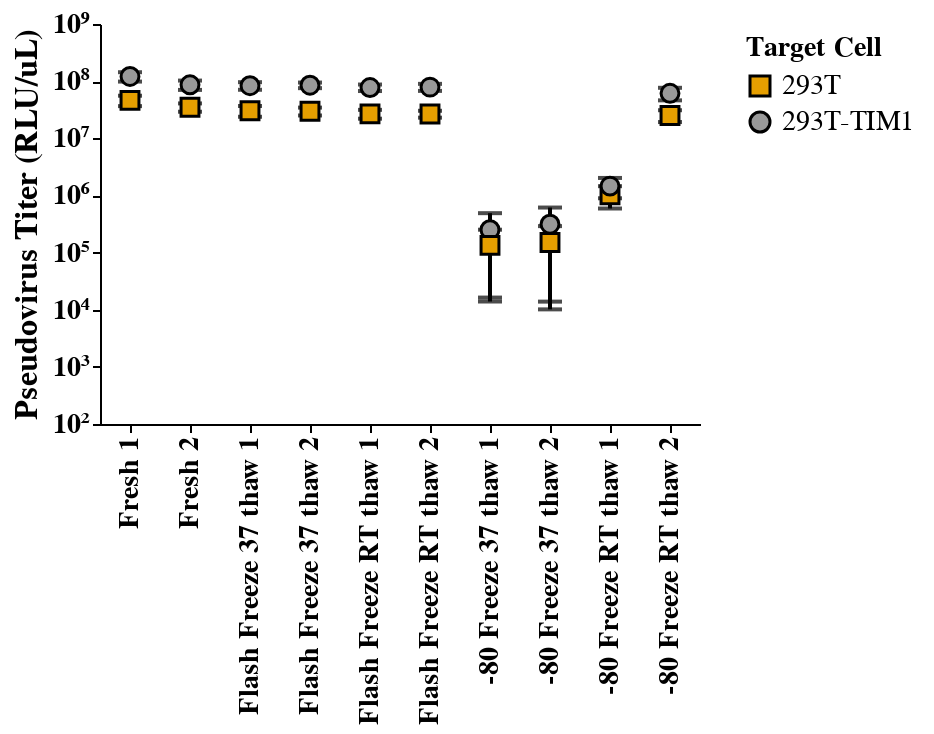

Notebook cell for this chart:
### Code cell
# Ensure category consistency and remove spaces
df_agg_exp2['virus'] = df_agg_exp2['virus'].str.strip()

# Create an explicit numerical order for sorting
virus_order_dict = {virus: i for i, virus in enumerate(virus_order)}
df_agg_exp2['virus_order'] = df_agg_exp2['virus'].map(virus_order_dict)

# Sort DataFrame before passing it to Altair
df_agg_exp2 = df_agg_exp2.sort_values('virus_order')

# Define color and shape mappings
color_mapping = {
    "293T": "#E69F00",       # Orange
    "293T-TIM1": "#999999"   # Gray
}

shape_mapping = {
    "293T": "square",        # Square for 293T
    "293T-TIM1": "circle"    # Circle for 293T-TIM1
}

# Define tick positions
log_ticks = [10**i for i in range(2, 10)]  # 10^2 to 10^9

# Manually define labels using Unicode superscripts
log_labels = ["10²", "10³", "10⁴", "10⁵", "10⁶", "10⁷", "10⁸", "10⁹"]

# Format label expression correctly for JavaScript
label_expr = "{ " + ", ".join(f"{i}: '{v}'" for i, v in enumerate(virus_order)) + " }[datum.value]"

# Base chart with explicit sorting
base = alt.Chart(df_agg_exp2).encode(
    x=alt.X(
        'virus_order:O',  # Use numerical order for sorting
        title='',
        axis=alt.Axis(
            labelAngle=270,
            labelFontSize=14,
            labelFontWeight='bold',
            titleFontSize=16,
            titleFontWeight='bold',
            values=list(range(len(virus_order))),  # Ensures Altair keeps labels
            labelExpr=label_expr  # Maps back to virus names
        )
    ),
     y = alt.Y(
        'mean_RLU_uL:Q',
        title='Pseudovirus Titer (RLU/uL)',
        scale=alt.Scale(type='log', domain=[100, df_agg_exp2['upper_RLU_uL'].max()]),
        axis=alt.Axis(
            labelFontSize=14,
            labelFontWeight='bold',
            titleFontSize=16,
            titleFontWeight='bold',
            values=log_ticks,  # Force log ticks
            labelExpr="{ " + ", ".join(f"{v}: '{label}'" for v, label in zip(log_ticks, log_labels)) + " }[datum.value]"
        ),
    ),
    color=alt.Color(
        'cell line:N',
        scale=alt.Scale(domain=list(color_mapping.keys()), range=list(color_mapping.values())),
        legend=alt.Legend(title='Target Cell')
    ),
    shape=alt.Shape(
        'cell line:N',
        scale=alt.Scale(domain=list(shape_mapping.keys()), range=list(shape_mapping.values())),
        legend=alt.Legend(title='Target Cell')
    ),
    tooltip=[
        alt.Tooltip('virus:N', title='Virus'),
        alt.Tooltip('cell line:N', title='Target Cell'),
        alt.Tooltip('mean_RLU_uL:Q', title='Pseudovirus Titer (RLU/uL)'),
        alt.Tooltip('std_RLU_uL:Q', title='Standard Deviation')
    ]
)

# Points for the mean with fixed shape encoding and black outline
points = base.mark_point(
    size=80, filled=True, opacity=1, stroke='black', strokeWidth=1.5  # Adds black outline
).add_params(hover)

# Highlight nearest point (still on top)
highlight = base.transform_filter(hover).mark_circle(size=200, color="red")

# Error bars with black color (added first to appear behind)
error_bars = alt.Chart(df_agg_exp2).mark_rule(size=2, color='black').encode(
    x='virus_order:O',
    y='lower_RLU_uL:Q',
    y2='upper_RLU_uL:Q'
)

# Error bar caps with black color (added before points to stay behind)
error_caps = (
    alt.Chart(df_agg_exp2).mark_tick(size=12, thickness=2, orient='horizontal', color='black').encode(
        x='virus_order:O',
        y='lower_RLU_uL:Q'
    ) +
    alt.Chart(df_agg_exp2).mark_tick(size=12, thickness=2, orient='horizontal', color='black').encode(
        x='virus_order:O',
        y='upper_RLU_uL:Q'
    )
)

# Combine layers ensuring error bars & caps are behind points
combined_chart = (error_bars + error_caps + points + highlight).properties(
    width=300,
    height=200
).configure_axis(
    labelFontSize=8,  # Apply globally to be safe
    labelFontWeight='bold',
    titleFontSize=12,
    titleFontWeight='bold',
    grid=False
).configure_view(
    strokeWidth=2
)

combined_chart.save("03_output/plots/Titer_Freeze1.html")

# Display the chart
combined_chart

### Figure 1 — Vega-Lite specification as saved in the notebook (floating-point values rounded to 4 significant figures)
{"config": {"background": "transparent", "title": {"fontSize": 20, "fontWeight": "normal", "font": "Helvetica", "anchor": "start", "color": "#000000", "orient": "top", "offset": 5, "subtitleColor": "gray", "subtitleFont": "Helvetica", "subtitleFontWeight": "normal", "subtitleFontSize": 18, "subtitlePadding": 2}, "axis": {"domain": true, "domainColor": "black", "domainWidth": 1, "grid": false, "gridColor": "#DEDDDD", "gridWidth": 0.5, "labelFont": "Helvetica", "labelFontSize": 8, "labelFlush": false, "labelFontWeight": "bold", "labelPadding": 2, "tickColor": "black", "tickSize": 4, "tickWidth": 1, "titleFont": "Helvetica", "titleAlign": "center", "titleFontWeight": "bold", "titleFontSize": 12, "titlePadding": 5}, "legend": {"labelFont": "Helvetica", "labelFontSize": 14, "symbolSize": 100, "titleFont": "Helvetica", "titleFontSize": 14, "titleFontWeight": "bold", "padding": 5, "titleLimit": 200, "gradientLength": 100}, "range": {"category": ["#4e79a7", "#f28e2c", "#e15759", "#76b7b2", "#59a14f", "#edc949", "#af7aa1", "#ff9da7", "#9c755f", "#bab0ab"], "diverging": ["#c7e9b4", "#7fcdbb", "#41b6c4", "#1d91c0", "#225ea8", "#253494"]}, "view": {"stroke": "transparent", "strokeWidth": 2}, "text": {"font": "Helvetica Light", "fontSize": 14}}, "layer": [{"mark": {"type": "rule", "color": "black", "size": 2}, "encoding": {"x": {"field": "virus_order", "type": "ordinal"}, "y": {"field": "lower_RLU_uL", "type": "quantitative"}, "y2": {"field": "upper_RLU_uL"}}}, {"layer": [{"mark": {"type": "tick", "color": "black", "orient": "horizontal", "size": 12, "thickness": 2}, "encoding": {"x": {"field": "virus_order", "type": "ordinal"}, "y": {"field": "lower_RLU_uL", "type": "quantitative"}}}, {"mark": {"type": "tick", "color": "black", "orient": "horizontal", "size": 12, "thickness": 2}, "encoding": {"x": {"field": "virus_order", "type": "ordinal"}, "y": {"field": "upper_RLU_uL", "type": "quantitative"}}}]}, {"mark": {"type": "point", "filled": true, "opacity": 1, "size": 80, "stroke": "black", "strokeWidth": 1.5}, "encoding": {"color": {"field": "cell line", "legend": {"title": "Target Cell"}, "scale": {"domain": ["293T", "293T-TIM1"], "range": ["#E69F00", "#999999"]}, "type": "nominal"}, "shape": {"field": "cell line", "legend": {"title": "Target Cell"}, "scale": {"domain": ["293T", "293T-TIM1"], "range": ["square", "circle"]}, "type": "nominal"}, "tooltip": [{"field": "virus", "title": "Virus", "type": "nominal"}, {"field": "cell line", "title": "Target Cell", "type": "nominal"}, {"field": "mean_RLU_uL", "title": "Pseudovirus Titer (RLU/uL)", "type": "quantitative"}, {"field": "std_RLU_uL", "title": "Standard Deviation", "type": "quantitative"}], "x": {"axis": {"labelAngle": 270, "labelExpr": "{ 0: 'Fresh 1', 1: 'Fresh 2', 2: 'Flash Freeze 37 thaw 1', 3: 'Flash Freeze 37 thaw 2', 4: 'Flash Freeze RT thaw 1', 5: 'Flash Freeze RT thaw 2', 6: '-80 Freeze 37 thaw 1', 7: '-80 Freeze 37 thaw 2', 8: '-80 Freeze RT thaw 1', 9: '-80 Freeze RT thaw 2' }[datum.value]", "labelFontSize": 14, "labelFontWeight": "bold", "titleFontSize": 16, "titleFontWeight": "bold", "values": [0, 1, 2, 3, 4, 5, 6, 7, 8, 9]}, "field": "virus_order", "title": "", "type": "ordinal"}, "y": {"axis": {"labelExpr": "{ 100: '10²', 1000: '10³', 10000: '10⁴', 100000: '10⁵', 1000000: '10⁶', 10000000: '10⁷', 100000000: '10⁸', 1000000000: '10⁹' }[datum.value]", "labelFontSize": 14, "labelFontWeight": "bold", "titleFontSize": 16, "titleFontWeight": "bold", "values": [100, 1000, 10000, 100000, 1000000, 10000000, 100000000, 1000000000]}, "field": "mean_RLU_uL", "scale": {"domain": [100, 143300000.0], "type": "log"}, "title": "Pseudovirus Titer (RLU/uL)", "type": "quantitative"}}, "name": "view_17"}, {"mark": {"type": "circle", "color": "red", "size": 200}, "encoding": {"color": {"field": "cell line", "legend": {"title": "Target Cell"}, "scale": {"domain": ["293T", "293T-TIM1"], "range": ["#E69F00", "#999999"]}, "type": "nominal"}, "shape": {"field": "cell line", "legend": {"title": "Target Cell"}, "scale": {"domain": ["293T", "293T-TIM1"], "range": ["square", "circle"]}, "type": "nominal"}, "tooltip": [{"field": "virus", "title": "Virus", "type": "nominal"}, {"field": "cell line", "title": "Target Cell", "type": "nominal"}, {"field": "mean_RLU_uL", "title": "Pseudovirus Titer (RLU/uL)", "type": "quantitative"}, {"field": "std_RLU_uL", "title": "Standard Deviation", "type": "quantitative"}], "x": {"axis": {"labelAngle": 270, "labelExpr": "{ 0: 'Fresh 1', 1: 'Fresh 2', 2: 'Flash Freeze 37 thaw 1', 3: 'Flash Freeze 37 thaw 2', 4: 'Flash Freeze RT thaw 1', 5: 'Flash Freeze RT thaw 2', 6: '-80 Freeze 37 thaw 1', 7: '-80 Freeze 37 thaw 2', 8: '-80 Freeze RT thaw 1', 9: '-80 Freeze RT thaw 2' }[datum.value]", "labelFontSize": 14, "labelFontWeight": "bold", "titleFontSize": 16, "titleFontWeight": "bold", "values": [0, 1, 2, 3, 4, 5, 6, 7, 8, 9]}, "field": "virus_order", "title": "", "type": "ordinal"}, "y": {"axis": {"labelExpr": "{ 100: '10²', 1000: '10³', 10000: '10⁴', 100000: '10⁵', 1000000: '10⁶', 10000000: '10⁷', 100000000: '10⁸', 1000000000: '10⁹' }[datum.value]", "labelFontSize": 14, "labelFontWeight": "bold", "titleFontSize": 16, "titleFontWeight": "bold", "values": [100, 1000, 10000, 100000, 1000000, 10000000, 100000000, 1000000000]}, "field": "mean_RLU_uL", "scale": {"domain": [100, 143300000.0], "type": "log"}, "title": "Pseudovirus Titer (RLU/uL)", "type": "quantitative"}}, "transform": [{"filter": {"param": "param_2", "empty": false}}]}], "data": {"name": "data-01c54c47cd06ee7602d9d6845458de8b"}, "height": 200, "params": [{"name": "param_2", "select": {"type": "point", "fields": ["virus", "replicate"], "nearest": true, "on": "mouseover"}, "views": ["view_17"]}], "width": 300, "$schema": "https://vega.github.io/schema/vega-lite/v5.20.1.json", "datasets": {"data-01c54c47cd06ee7602d9d6845458de8b": [{"virus": "Fresh 1", "cell line": "293T-TIM1", "experiment": "freeze", "mean_RLU_uL": 120800000.0, "std_RLU_uL": 22490000.0, "lower_RLU_uL": 98280000.0, "upper_RLU_uL": 143300000.0, "virus_category": "Fresh", "virus_order": 0}, {"virus": "Fresh 1", "cell line": "293T", "experiment": "freeze", "mean_RLU_uL": 46060000.0, "std_RLU_uL": 9521000.0, "lower_RLU_uL": 36540000.0, "upper_RLU_uL": 55580000.0, "virus_category": "Fresh", "virus_order": 0}, {"virus": "Fresh 2", "cell line": "293T-TIM1", "experiment": "freeze", "mean_RLU_uL": 86300000.0, "std_RLU_uL": 16020000.0, "lower_RLU_uL": 70280000.0, "upper_RLU_uL": 102300000.0, "virus_category": "Fresh", "virus_order": 1}, {"virus": "Fresh 2", "cell line": "293T", "experiment": "freeze", "mean_RLU_uL": 34940000.0, "std_RLU_uL": 5798000.0, "lower_RLU_uL": 29140000.0, "upper_RLU_uL": 40740000.0, "virus_category": "Fresh", "virus_order": 1}, {"virus": "Flash Freeze 37 thaw 1", "cell line": "293T-TIM1", "experiment": "freeze", "mean_RLU_uL": 83280000.0, "std_RLU_uL": 12650000.0, "lower_RLU_uL": 70630000.0, "upper_RLU_uL": 95930000.0, "virus_category": "Flash Freeze 37 thaw", "virus_order": 2}, {"virus": "Flash Freeze 37 thaw 1", "cell line": "293T", "experiment": "freeze", "mean_RLU_uL": 30280000.0, "std_RLU_uL": 6482000.0, "lower_RLU_uL": 23800000.0, "upper_RLU_uL": 36760000.0, "virus_category": "Flash Freeze 37 thaw", "virus_order": 2}, {"virus": "Flash Freeze 37 thaw 2", "cell line": "293T-TIM1", "experiment": "freeze", "mean_RLU_uL": 84940000.0, "std_RLU_uL": 9585000.0, "lower_RLU_uL": 75360000.0, "upper_RLU_uL": 94530000.0, "virus_category": "Flash Freeze 37 thaw", "virus_order": 3}, {"virus": "Flash Freeze 37 thaw 2", "cell line": "293T", "experiment": "freeze", "mean_RLU_uL": 29750000.0, "std_RLU_uL": 4679000.0, "lower_RLU_uL": 25070000.0, "upper_RLU_uL": 34430000.0, "virus_category": "Flash Freeze 37 thaw", "virus_order": 3}, {"virus": "Flash Freeze RT thaw 1", "cell line": "293T-TIM1", "experiment": "freeze", "mean_RLU_uL": 77200000.0, "std_RLU_uL": 10070000.0, "lower_RLU_uL": 67130000.0, "upper_RLU_uL": 87270000.0, "virus_category": "Flash Freeze RT thaw", "virus_order": 4}, {"virus": "Flash Freeze RT thaw 1", "cell line": "293T", "experiment": "freeze", "mean_RLU_uL": 26740000.0, "std_RLU_uL": 4714000.0, "lower_RLU_uL": 22020000.0, "upper_RLU_uL": 31450000.0, "virus_category": "Flash Freeze RT thaw", "virus_order": 4}, {"virus": "Flash Freeze RT thaw 2", "cell line": "293T-TIM1", "experiment": "freeze", "mean_RLU_uL": 78590000.0, "std_RLU_uL": 11050000.0, "lower_RLU_uL": 67540000.0, "upper_RLU_uL": 89650000.0, "virus_category": "Flash Freeze RT thaw", "virus_order": 5}, {"virus": "Flash Freeze RT thaw 2", "cell line": "293T", "experiment": "freeze", "mean_RLU_uL": 26630000.0, "std_RLU_uL": 3659000.0, "lower_RLU_uL": 22970000.0, "upper_RLU_uL": 30290000.0, "virus_category": "Flash Freeze RT thaw", "virus_order": 5}, {"virus": "-80 Freeze 37 thaw 1", "cell line": "293T-TIM1", "experiment": "freeze", "mean_RLU_uL": 251600.0, "std_RLU_uL": 237700.0, "lower_RLU_uL": 13920.0, "upper_RLU_uL": 489300.0, "virus_category": "-80 Freeze 37 thaw", "virus_order": 6}, {"virus": "-80 Freeze 37 thaw 1", "cell line": "293T", "experiment": "freeze", "mean_RLU_uL": 133800.0, "std_RLU_uL": 117500.0, "lower_RLU_uL": 16310.0, "upper_RLU_uL": 251300.0, "virus_category": "-80 Freeze 37 thaw", "virus_order": 6}, {"virus": "-80 Freeze 37 thaw 2", "cell line": "293T-TIM1", "experiment": "freeze", "mean_RLU_uL": 313800.0, "std_RLU_uL": 300000.0, "lower_RLU_uL": 13850.0, "upper_RLU_uL": 613800.0, "virus_category": "-80 Freeze 37 thaw", "virus_order": 7}, {"virus": "-80 Freeze 37 thaw 2", "cell line": "293T", "experiment": "freeze", "mean_RLU_uL": 150200.0, "std_RLU_uL": 140100.0, "lower_RLU_uL": 10140.0, "upper_RLU_uL": 290300.0, "virus_category": "-80 Freeze 37 thaw", "virus_order": 7}, {"virus": "-80 Freeze RT thaw 1", "cell line": "293T", "experiment": "freeze", "mean_RLU_uL": 1021000.0, "std_RLU_uL": 430300.0, "lower_RLU_uL": 590300.0, "upper_RLU_uL": 1451000.0, "virus_category": "-80 Freeze RT thaw", "virus_order": 8}, {"virus": "-80 Freeze RT thaw 1", "cell line": "293T-TIM1", "experiment": "freeze", "mean_RLU_uL": 1457000.0, "std_RLU_uL": 565300.0, "lower_RLU_uL": 891800.0, "upper_RLU_uL": 2022000.0, "virus_category": "-80 Freeze RT thaw", "virus_order": 8}, {"virus": "-80 Freeze RT thaw 2", "cell line": "293T", "experiment": "freeze", "mean_RLU_uL": 25110000.0, "std_RLU_uL": 5867000.0, "lower_RLU_uL": 19240000.0, "upper_RLU_uL": 30970000.0, "virus_category": "-80 Freeze RT thaw", "virus_order": 9}, {"virus": "-80 Freeze RT thaw 2", "cell line": "293T-TIM1", "experiment": "freeze", "mean_RLU_uL": 61300000.0, "std_RLU_uL": 15180000.0, "lower_RLU_uL": 46110000.0, "upper_RLU_uL": 76480000.0, "virus_category": "-80 Freeze RT thaw", "virus_order": 9}]}}
